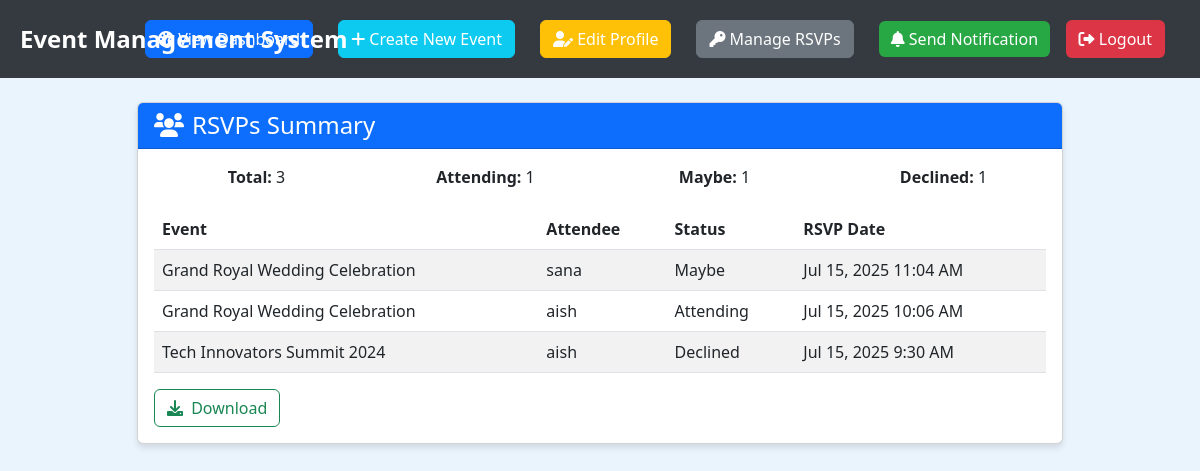
Page /organizor/manage_rsvp.php (signed in) on the committed database.
### tables this page shows
CREATE TABLE `event_rsvps` (
  `id` int(11) NOT NULL,
  `event_id` int(11) NOT NULL,
  `attendee_name` varchar(100) NOT NULL,
  `status` enum('attending','maybe','declined') DEFAULT 'attending',
  `created_at` datetime DEFAULT current_timestamp(),
  `user_id` int(11) NOT NULL
);

CREATE TABLE `events` (
  `id` int(11) NOT NULL,
  `organizer_id` int(11) NOT NULL,
  `event_name` varchar(150) NOT NULL,
  `event_date` date NOT NULL,
  `event_time` time NOT NULL,
  `location` varchar(255) NOT NULL,
  `description` text DEFAULT NULL,
  `category` varchar(100) DEFAULT NULL,
  `image` varchar(255) DEFAULT NULL,
  `Attendees_No` int(11) DEFAULT 0,
  `created_at` timestamp NOT NULL DEFAULT current_timestamp()
);

### organizor/manage_rsvp.php (the view, shortened to what this page needs)
<?php
require_once '../db.php';
try {
    $stmt = $pdo->prepare("
        SELECT er.id, e.event_name, er.attendee_name, er.status, er.created_at
        FROM event_rsvps er
        JOIN events e ON er.event_id = e.id
        WHERE e.organizer_id = ?
        ORDER BY er.created_at DESC
    ");
    $stmt->execute([$_SESSION['user_id']]);
    $rsvps = $stmt->fetchAll(PDO::FETCH_ASSOC);
} catch (PDOException $e) {
    $_SESSION['error'] = "Error loading RSVPs: " . $e->getMessage();
    $rsvps = [];
}
$total = count($rsvps);
$attending = count(array_filter($rsvps, fn($r) => $r['status'] === 'attending'));
$maybe = count(array_filter($rsvps, fn($r) => $r['status'] === 'maybe'));
$declined = count(array_filter($rsvps, fn($r) => $r['status'] === 'declined'));
?>
<!DOCTYPE html>
<html lang="en">
<head>
  <link href="https://cdn.jsdelivr.net/npm/bootstrap@5.3.0/dist/css/bootstrap.min.css" rel="stylesheet">
</head>
<body>
<?php include("header.php"); ?>
<div class="container py-4">
  <div class="row justify-content-center">
    <div class="col-lg-10">
      <div class="card mb-4">
        <div class="card-header bg-primary text-white">
          <h4 class="mb-0"><i class="fas fa-users me-2"></i>RSVPs Summary</h4>
        </div>
        <div class="card-body">
          <div class="row text-center count-box">
            <div class="col-md-3"><strong>Total:</strong> <?= $total ?></div>
            <div class="col-md-3"><strong>Attending:</strong> <?= $attending ?></div>
            <div class="col-md-3"><strong>Maybe:</strong> <?= $maybe ?></div>
            <div class="col-md-3"><strong>Declined:</strong> <?= $declined ?></div>
          </div>
          <?php if ($total > 0): ?>
            <div class="table-responsive">
              <table class="table table-striped table-hover align-middle">
                <thead>
                  <tr>
                    <th>Event</th>
                    <th>Attendee</th>
                    <th>Status</th>
                    <th>RSVP Date</th>
                  </tr>
                </thead>
                <tbody>
                  <?php foreach ($rsvps as $rsvp): ?>
                    <tr>
                      <td><?= htmlspecialchars($rsvp['event_name']) ?></td>
                      <td><?= htmlspecialchars($rsvp['attendee_name']) ?></td>
                      <td><?= ucfirst($rsvp['status']) ?></td>
                      <td><?= date('M j, Y g:i A', strtotime($rsvp['created_at'])) ?></td>
                    </tr>
                  <?php endforeach; ?>
                </tbody>
              </table>
            </div>
            <a href="?download=1" class="btn btn-download btn-outline-success">
              <i class="fas fa-download me-1"></i> Download
            </a>
          <?php endif; ?>
        </div>
      </div>
    </div>
  </div>
</div>
</body>
</html>

### organizor/header.php (shortened to what this page needs)
<!DOCTYPE html>
<html lang="en">
<head>
    <link href="https://cdn.jsdelivr.net/npm/bootstrap@5.3.0-alpha3/dist/css/bootstrap.min.css" rel="stylesheet">
    <link href="https://cdnjs.cloudflare.com/ajax/libs/font-awesome/6.0.0-beta3/css/all.min.css" rel="stylesheet">
</head>
<body>
<div class="header">
    <div class="event-management-title">
        Event Management System
    </div>
    <div class="profile-actions">
        <a href="organizer_dashboard.php" class="btn btn-primary"><i class="fas fa-tachometer-alt"></i> View Dashboard</a>
        <a href="create_event.php" class="btn btn-info"><i class="fas fa-plus"></i> Create New Event</a>
        <a href="orgprofile.php" class="btn btn-warning"><i class="fas fa-user-edit"></i> Edit Profile</a>
        <a href="manage_rsvp.php" class="btn btn-secondary"><i class="fas fa-key"></i> Manage RSVPs</a>
        <a href="send_notification.php" class="btn notification-btn"><i class="fas fa-bell"></i> Send Notification</a>
        <a href="../logout.php" class="btn logout-btn"><i class="fas fa-sign-out-alt"></i> Logout</a>
    </div>
</div>
</body>
</html>

### organizor/manage_rsvp.php (style rules this page uses)
body { background-color: #f4f6f8; }
.card { border-radius: 10px; box-shadow: 0 4px 6px rgba(0,0,0,0.1); }
.table th { background-color: #4e73df; color: white; }
.count-box { margin-bottom: 20px; }
.btn-download { background-color: #28a745; color: #fff; border: none; }

### organizor/header.php (style rules this page uses)
body { background-color: #eaf4fc; }
.header { background-color: #343a40; color: #ffffff; padding: 20px; text-align: center; position: relative; }
.header .btn { color: #ffffff; margin-left: 10px; }
.header .profile-actions { display: flex; justify-content: center; align-items: center; }
.header .profile-actions a { margin-right: 15px; }
.header .notification-btn { background-color: #28a745; color: white; border: none; font-size: 1rem; margin-right: 20px; }
.header .logout-btn { position: absolute; right: 20px; top: 50%; transform: translateY(-50%); background-color: #dc3545; }
.header .event-management-title { font-size: 1.5rem; font-weight: bold; position: absolute; left: 20px; top: 50%; transform: translateY(-50%); }

### rows in the picture
event_rsvps: event.event_name "Grand Royal Wedding Celebration", attendee_name "sana", status "Maybe", created_at "Jul 15, 2025 11:04 AM"
event_rsvps: event.event_name "Grand Royal Wedding Celebration", attendee_name "aish", status "Attending", created_at "Jul 15, 2025 10:06 AM"
event_rsvps: event.event_name "Tech Innovators Summit 2024", attendee_name "aish", status "Declined", created_at "Jul 15, 2025 9:30 AM"

### other values in the picture
$total "3"
$attending "1"
$maybe "1"
$declined "1"
